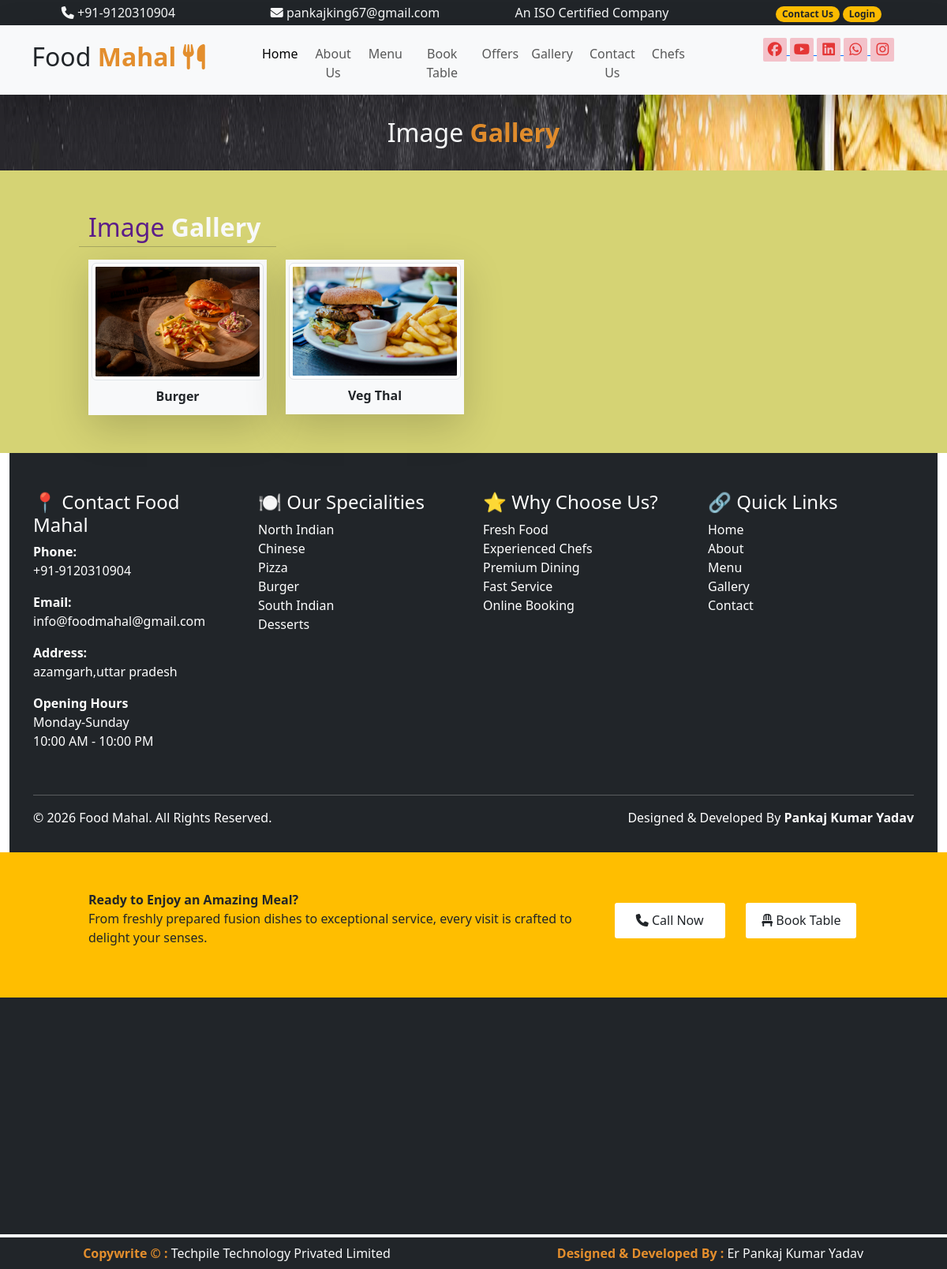
The app's page /user/gallery/ with its own data.
### user/models.py (models this page shows)
class tblgallery(models.Model):
        title=models.CharField(max_length=50,null=True)
        picture=models.ImageField(upload_to="static/picture/",null=True)

### user/views.py (the view)
# urls.py: path("gallery/",views.gallery),
def gallery(request):
    data=tblgallery.objects.all().order_by("-id")
    md={"rows":data}
    return render(request,"user/gallery.html",md)

### templates/user/gallery.html
{% extends 'base.html'%}
{% load static%}
{% block childpage %}
 <div class="row heading">
  <div class="col-sm-6 mx-auto text-light fs-2 py-4 text-center">
          Image <b class="text-color1"> Gallery</b>
  </div>
 </div>
             <div class="row py-5 bg-color2">
                 <div class="col-sm-10 mx-auto">
                 <div class="row">
                  <div class="col-sm-12 fs-2 text-color2">Image <b class="text-light">Gallery</b></div>
                  <hr class="w-25"/>
                </div>
            <div class="row">
              {% for x in rows %}
             <div class="col-sm-3">
              <div class="bg-light shadow-lg p-1">
             <img src="/{{x.picture}}" class="img-thumbnail"/>
              <b class="text-center p-2 d-block">{{x.title}}</b>
             </div>
             </div>
               {% endfor %}
            </div>
            </div>
            </div>
{% endblock %}

### records on screen
tblgallery: picture (picture), title "Burger"
tblgallery: picture (picture), title "Veg Thal"
